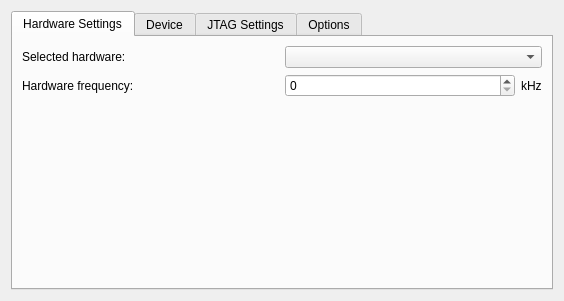
<?xml version="1.0" encoding="UTF-8"?>
<ui version="4.0">
 <class>ProgrammerSettingsWidget</class>
 <widget class="QWidget" name="ProgrammerSettingsWidget">
  <property name="geometry">
   <rect>
    <x>0</x>
    <y>0</y>
    <width>564</width>
    <height>301</height>
   </rect>
  </property>
  <property name="windowTitle">
   <string>Form</string>
  </property>
  <layout class="QGridLayout" name="gridLayout">
   <item row="0" column="0">
    <widget class="QTabWidget" name="tabWidget">
     <property name="currentIndex">
      <number>0</number>
     </property>
     <widget class="QWidget" name="tab">
      <attribute name="title">
       <string>Hardware Settings</string>
      </attribute>
      <layout class="QGridLayout" name="gridLayout_3">
       <item row="0" column="0">
        <widget class="QLabel" name="label">
         <property name="text">
          <string>Selected hardware:</string>
         </property>
        </widget>
       </item>
       <item row="2" column="0">
        <spacer name="verticalSpacer">
         <property name="orientation">
          <enum>Qt::Vertical</enum>
         </property>
         <property name="sizeHint" stdset="0">
          <size>
           <width>20</width>
           <height>40</height>
          </size>
         </property>
        </spacer>
       </item>
       <item row="0" column="1">
        <widget class="QComboBox" name="comboBoxHw"/>
       </item>
       <item row="1" column="1">
        <layout class="QHBoxLayout" name="horizontalLayout">
         <item>
          <widget class="QSpinBox" name="spinBoxFreq"/>
         </item>
         <item>
          <widget class="QLabel" name="label_3">
           <property name="sizePolicy">
            <sizepolicy hsizetype="Maximum" vsizetype="Preferred">
             <horstretch>0</horstretch>
             <verstretch>0</verstretch>
            </sizepolicy>
           </property>
           <property name="text">
            <string>kHz</string>
           </property>
          </widget>
         </item>
        </layout>
       </item>
       <item row="1" column="0">
        <widget class="QLabel" name="label_2">
         <property name="text">
          <string>Hardware frequency:</string>
         </property>
        </widget>
       </item>
      </layout>
     </widget>
     <widget class="QWidget" name="tab_2">
      <attribute name="title">
       <string>Device</string>
      </attribute>
      <layout class="QGridLayout" name="gridLayout_4">
       <item row="0" column="0">
        <widget class="QGroupBox" name="groupBox">
         <property name="title">
          <string>User devices</string>
         </property>
         <layout class="QHBoxLayout" name="horizontalLayout_2">
          <item>
           <widget class="QTableWidget" name="tableWidgetDevices">
            <attribute name="horizontalHeaderStretchLastSection">
             <bool>true</bool>
            </attribute>
            <column>
             <property name="text">
              <string>Name</string>
             </property>
            </column>
            <column>
             <property name="text">
              <string>JTAG ID</string>
             </property>
            </column>
            <column>
             <property name="text">
              <string>Mask</string>
             </property>
            </column>
            <column>
             <property name="text">
              <string>IR Length</string>
             </property>
            </column>
           </widget>
          </item>
          <item>
           <layout class="QVBoxLayout" name="verticalLayout">
            <item>
             <widget class="QPushButton" name="pushButtonAddDevice">
              <property name="text">
               <string>Add</string>
              </property>
             </widget>
            </item>
            <item>
             <widget class="QPushButton" name="pushButtonEditDevice">
              <property name="text">
               <string>Edit</string>
              </property>
             </widget>
            </item>
            <item>
             <widget class="QPushButton" name="pushButtonRemoveDevice">
              <property name="text">
               <string>Remove</string>
              </property>
             </widget>
            </item>
            <item>
             <spacer name="verticalSpacer_2">
              <property name="orientation">
               <enum>Qt::Vertical</enum>
              </property>
              <property name="sizeHint" stdset="0">
               <size>
                <width>0</width>
                <height>40</height>
               </size>
              </property>
             </spacer>
            </item>
           </layout>
          </item>
         </layout>
        </widget>
       </item>
      </layout>
     </widget>
     <widget class="QWidget" name="tab_3">
      <attribute name="title">
       <string>JTAG Settings</string>
      </attribute>
      <layout class="QGridLayout" name="gridLayout_5">
       <item row="0" column="0">
        <widget class="QGroupBox" name="groupBox_2">
         <property name="title">
          <string>JTAG servers</string>
         </property>
         <layout class="QGridLayout" name="gridLayout_6">
          <item row="0" column="0">
           <widget class="QTableWidget" name="tableWidget_2">
            <attribute name="horizontalHeaderStretchLastSection">
             <bool>true</bool>
            </attribute>
            <column>
             <property name="text">
              <string>Server</string>
             </property>
            </column>
            <column>
             <property name="text">
              <string>IP</string>
             </property>
            </column>
           </widget>
          </item>
          <item row="0" column="1">
           <layout class="QVBoxLayout" name="verticalLayout_2">
            <item>
             <widget class="QPushButton" name="pushButtonAdd">
              <property name="text">
               <string>Add</string>
              </property>
             </widget>
            </item>
            <item>
             <widget class="QPushButton" name="pushButtonEdit">
              <property name="text">
               <string>Edit</string>
              </property>
             </widget>
            </item>
            <item>
             <widget class="QPushButton" name="pushButtonRemove">
              <property name="text">
               <string>Remove</string>
              </property>
             </widget>
            </item>
            <item>
             <spacer name="verticalSpacer_3">
              <property name="orientation">
               <enum>Qt::Vertical</enum>
              </property>
              <property name="sizeHint" stdset="0">
               <size>
                <width>20</width>
                <height>40</height>
               </size>
              </property>
             </spacer>
            </item>
           </layout>
          </item>
         </layout>
        </widget>
       </item>
      </layout>
     </widget>
     <widget class="QWidget" name="tab_4">
      <attribute name="title">
       <string>Options</string>
      </attribute>
      <layout class="QGridLayout" name="gridLayout_7">
       <item row="0" column="0">
        <widget class="QCheckBox" name="checkBoxAlwaysPerformVerify">
         <property name="text">
          <string>Always perform verify after Flash Programming</string>
         </property>
        </widget>
       </item>
       <item row="1" column="0">
        <spacer name="verticalSpacer_4">
         <property name="orientation">
          <enum>Qt::Vertical</enum>
         </property>
         <property name="sizeHint" stdset="0">
          <size>
           <width>20</width>
           <height>40</height>
          </size>
         </property>
        </spacer>
       </item>
      </layout>
     </widget>
    </widget>
   </item>
  </layout>
 </widget>
 <resources/>
 <connections/>
</ui>
